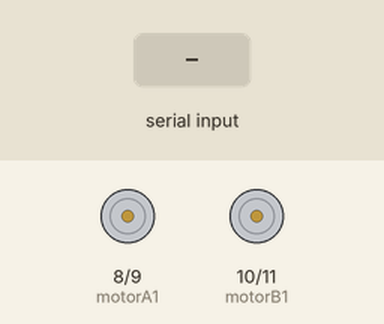
This sketch was run on a simulated Arduino Uno, built with avr-gcc and run on an emulated ATmega328P. Parts: motor-driver pin pairs drawn as motors (green arrow = first pin HIGH = forward, orange = second pin HIGH = backward, longer = more drive). The inputs (shaded band) are chosen by the test bench.

Above: at 1.2 s.
1.3 s: "F" received over Serial
At 1.8 s:
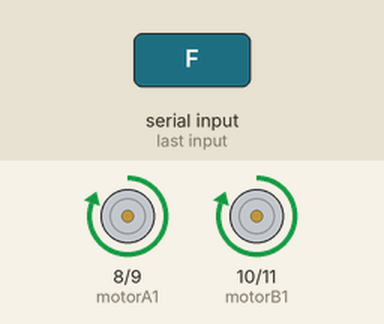
2.8 s: "B" received over Serial
At 4.0 s:
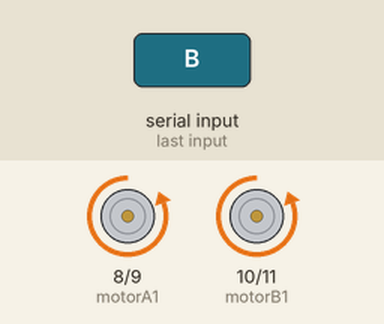
4.3 s: "L" received over Serial
At 5.2 s:
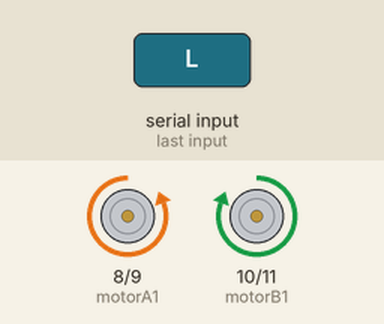
5.8 s: "R" received over Serial
At 6.4 s:
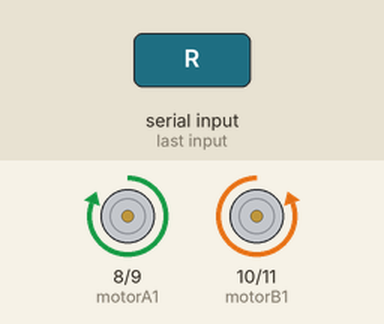
7.3 s: "S" received over Serial
At 8.7 s:
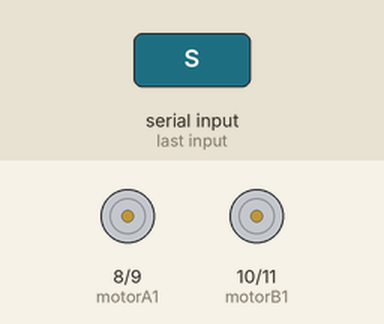
Timing chart, 0 to 9.8 s (numbered marks = the images above; inputs shaded):
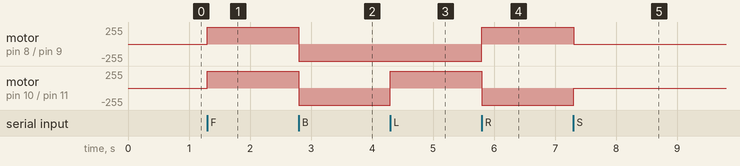

Measured:
- after the input at 1.3 s, motor on pin 8 (motorA1) / pin 9 (motorA2), motor on pin 10 (motorB1) / pin 11 (motorB2): stopped → forward 255/255 at once
- after the input at 2.8 s, motor on pin 8 (motorA1) / pin 9 (motorA2), motor on pin 10 (motorB1) / pin 11 (motorB2): forward 255/255 → backward 255/255 at once
- after the input at 4.3 s, motor on pin 10 (motorB1) / pin 11 (motorB2): backward 255/255 → forward 255/255 at once
- after the input at 5.8 s, motor on pin 8 (motorA1) / pin 9 (motorA2): backward 255/255 → forward 255/255 at once; motor on pin 10 (motorB1) / pin 11 (motorB2): forward 255/255 → backward 255/255 at once
- after the input at 7.3 s, motor on pin 8 (motorA1) / pin 9 (motorA2): forward 255/255 → stopped at once; motor on pin 10 (motorB1) / pin 11 (motorB2): backward 255/255 → stopped at once

The sketch:

code.ino
```cpp
// Define pins for L298 motor driver
int motorA1 = 8;  // IN1
int motorA2 = 9;  // IN2
int motorB1 = 10; // IN3
int motorB2 = 11; // IN4

void setup() {
  // Initialize motor control pins as outputs
  pinMode(motorA1, OUTPUT);
  pinMode(motorA2, OUTPUT);
  pinMode(motorB1, OUTPUT);
  pinMode(motorB2, OUTPUT);

  // Initialize serial communication with Bluetooth
  Serial.begin(9600);  // Default baud rate for HC-05 Bluetooth module
}

void loop() {
  if (Serial.available() > 0) {
    char command = Serial.read();  // Read the Bluetooth data

    // Control motors based on the Bluetooth command
    if (command == 'F') { // Forward
      digitalWrite(motorA1, HIGH);
      digitalWrite(motorA2, LOW);
      digitalWrite(motorB1, HIGH);
      digitalWrite(motorB2, LOW);
    }
    else if (command == 'B') { // Backward
      digitalWrite(motorA1, LOW);
      digitalWrite(motorA2, HIGH);
      digitalWrite(motorB1, LOW);
      digitalWrite(motorB2, HIGH);
    }
    else if (command == 'L') { // Left
      digitalWrite(motorA1, LOW);
      digitalWrite(motorA2, HIGH);
      digitalWrite(motorB1, HIGH);
      digitalWrite(motorB2, LOW);
    }
    else if (command == 'R') { // Right
      digitalWrite(motorA1, HIGH);
      digitalWrite(motorA2, LOW);
      digitalWrite(motorB1, LOW);
      digitalWrite(motorB2, HIGH);
    }
    else if (command == 'S') { // Stop
      digitalWrite(motorA1, LOW);
      digitalWrite(motorA2, LOW);
      digitalWrite(motorB1, LOW);
      digitalWrite(motorB2, LOW);
    }
  }
}
```
